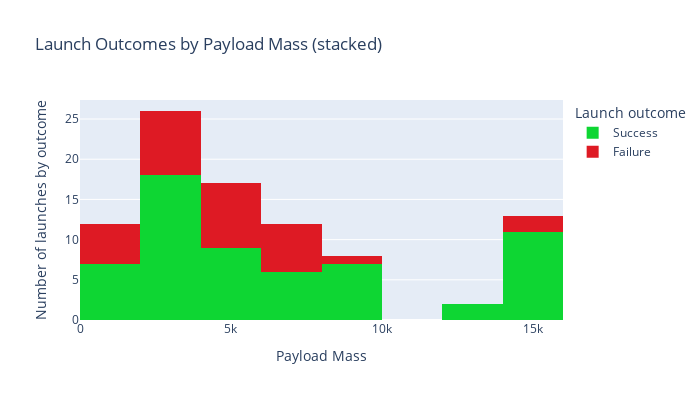

The code cell stored with this chart in its notebook:
### Code cell
px.histogram(orig_data_pm,
             x = "PayloadMass",
             color = "Class_name",
             title = "Launch Outcomes by Payload Mass (stacked)",
             labels = {"PayloadMass": "Payload Mass",
                       "Class_name": "Launch outcome"},
             nbins = 10,
             width = 700,
             height = 400,
             color_discrete_map = {"Failure": "#DE1A24", "Success": "#0ED633"}).update_layout(yaxis_title = "Number of launches by outcome")

### Figure 1 — Plotly figure (JSON) as saved in the notebook; plotly's stock layout.template omitted (floating-point values rounded to 4 significant figures)
{"data": [{"alignmentgroup": "True", "bingroup": "x", "hovertemplate": "Launch outcome=Success<br>Payload Mass=%{x}<br>count=%{y}<extra></extra>", "legendgroup": "Success", "marker": {"color": "#0ED633", "pattern": {"shape": ""}}, "name": "Success", "nbinsx": 10, "offsetgroup": "Success", "orientation": "v", "showlegend": true, "type": "histogram", "x": [350, 475, 570, 1316, 1425, 1600, 1977, 2034, 2205, 2228.0, 2257, 2296, 2482, 2490, 2708, 2800, 2910, 3000, 3100, 3136, 3669, 3681, 3700, 3750, 3880, 4000, 4230, 4600, 4696, 4990, 5000, 5200, 5300, 5800, 6105.0, 6105.0, 6105.0, 6800, 7060, 7076, 9525, 9600, 9600, 9600, 9600, 9600, 9600, 12259, 13620, 15400, 15400, 15400, 15400, 15400, 15400, 15400, 15400, 15400, 15600, 15600], "xaxis": "x", "yaxis": "y"}, {"alignmentgroup": "True", "bingroup": "x", "hovertemplate": "Launch outcome=Failure<br>Payload Mass=%{x}<br>count=%{y}<extra></extra>", "legendgroup": "Failure", "marker": {"color": "#DE1A24", "pattern": {"shape": ""}}, "name": "Failure", "nbinsx": 10, "offsetgroup": "Failure", "orientation": "v", "showlegend": true, "type": "histogram", "x": [500, 525, 553, 677, 1898, 2216, 2395, 2410, 2477, 2573, 2760, 3170, 3325, 4400, 4428, 4535, 4707, 5271, 5384.0, 5500, 5600, 6070, 6092, 6105.0, 6105.0, 6500, 6761, 9600, 15400, 15600], "xaxis": "x", "yaxis": "y"}], "layout": {"barmode": "relative", "height": 400, "legend": {"title": {"text": "Launch outcome"}, "tracegroupgap": 0}, "title": {"text": "Launch Outcomes by Payload Mass (stacked)"}, "width": 700, "xaxis": {"anchor": "y", "domain": [0, 1], "title": {"text": "Payload Mass"}}, "yaxis": {"anchor": "x", "domain": [0, 1], "title": {"text": "Number of launches by outcome"}}}}
